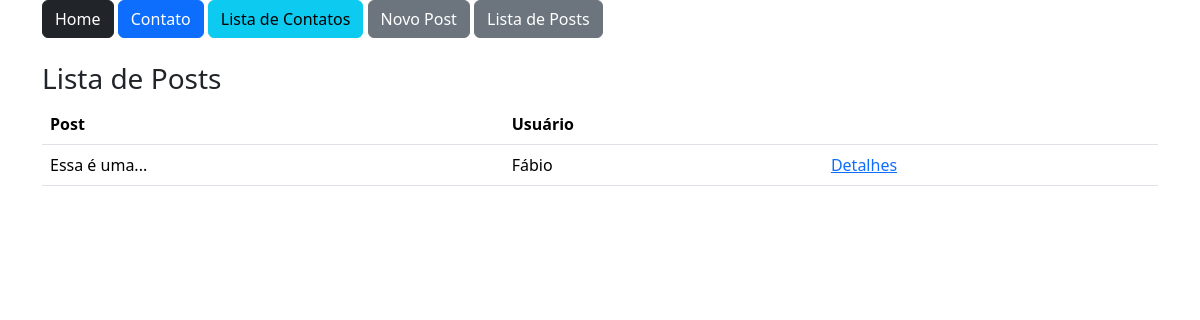
Before: /post/lista (signed in) with the older database file.
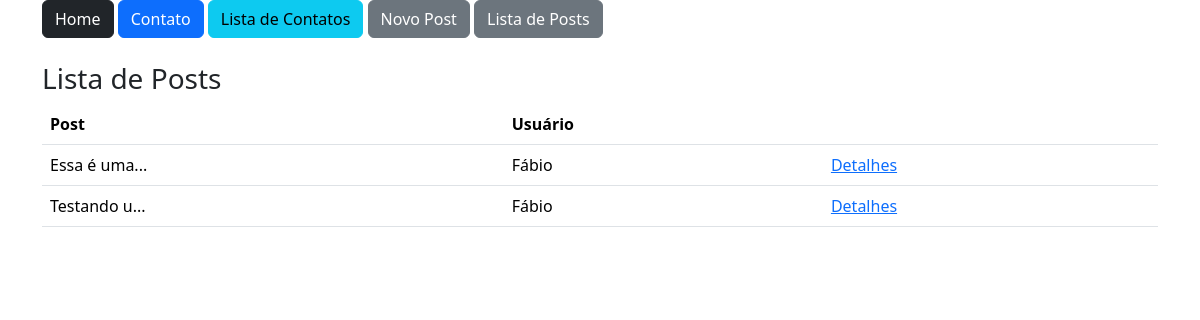
After: the same page with the newer database file.
### estudo/models.py (models this page shows)
class Post(db.Model):
    id = db.Column(db.Integer, primary_key=True)
    data_criacao = db.Column(db.DateTime, default=datetime.now())
    mensagem = db.Column(db.String, nullable=True, default='default.png')
    img_post = db.Column(db.String, nullable=True)
    user_id = db.Column(db.Integer, db.ForeignKey('user.id'), nullable=True)
    comentarios = db.relationship('PostComentarios', backref='post', lazy=True)
    def msg_resumo(self):
        return f"{self.mensagem[:10]}..."

class User(db.Model, UserMixin):
    id = db.Column(db.Integer, primary_key=True)
    nome = db.Column(db.String, nullable=True)
    sobrenome = db.Column(db.String, nullable=True)
    email = db.Column(db.String, nullable=True)
    senha = db.Column(db.String, nullable=True)
    posts = db.relationship('Post', backref='user', lazy=True)
    post_comentarios = db.relationship('PostComentarios', backref='user', lazy=True)

### estudo/view.py (the view)
@app.route('/post/lista')
@login_required
def postLista():
    posts = Post.query.all()
    print(current_user.posts)
    return render_template("postLista.html", posts=posts)

### estudo/models.py (called while the page is built)
@login_manager.user_loader
def load_user(user_id):
    return User.query.get(user_id)

### estudo/templates/postLista.html
{% extends 'base.html' %}
{% block content %}
<body>
    <div class="container">
        {% include 'nav.html' %}
        <div class="row mt-4">
            <h3>Lista de Posts</h3>
            <div class="col-12">
                <table class="table">
                    <thead>
                        <tr>
                            <th>Post</th>
                            <th>Usuário</th>
                            <th></th>
                        </tr>
                    </thead>
                    <tbody>
                        {% for linha in posts %}
                            <tr>
                                <td>{{linha.msg_resumo()}}</td>
                                <td>{{linha.user.nome}}</td>
                                <td><a href="{{url_for('postDetail', id=linha.id)}}">Detalhes</a></td>
                            </tr>
                        {% endfor %}
                    </tbody>
                </table>
            </div>
        </div>
    </div>
{% endblock %}

### estudo/templates/base.html (shortened to what this page needs)
<!DOCTYPE html>
<html lang="pt-br">
<head>
    <link href="https://cdn.jsdelivr.net/npm/bootstrap@5.3.3/dist/css/bootstrap.min.css" rel="stylesheet">
</head>
<body>
    <section class="container-fluid">
        {% block content %} {% endblock %}
    </section>
</body>
</html>

### estudo/templates/nav.html
<a href="/" class="btn btn-dark">Home</a>
<a href="{{ url_for('contato') }}" class="btn btn-primary">Contato</a>
<a href="{{ url_for('contatoLista') }}" class="btn btn-info">Lista de Contatos</a>
<a href="{{ url_for('postNovo') }}" class="btn btn-secondary">Novo Post</a>
<a href="{{ url_for('postLista') }}" class="btn btn-secondary">Lista de Posts</a>

Changed rows visible on the page:
added Post: msg_resumo "Testando u...", user.nome "Fábio"
